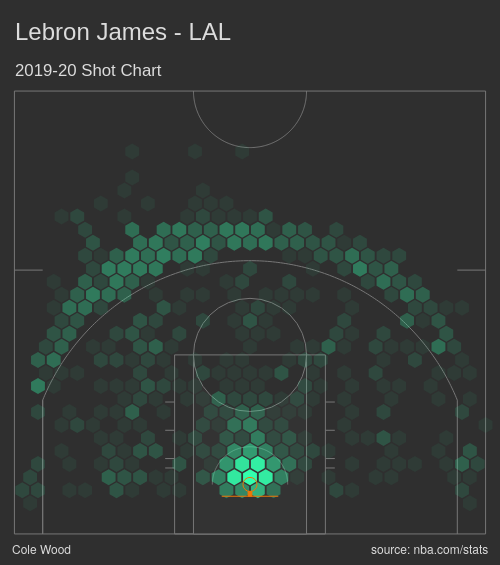

Notebook cell for this chart:
### Code cell
stats.hex_shot_chart("Lebron James", "2019-20")
